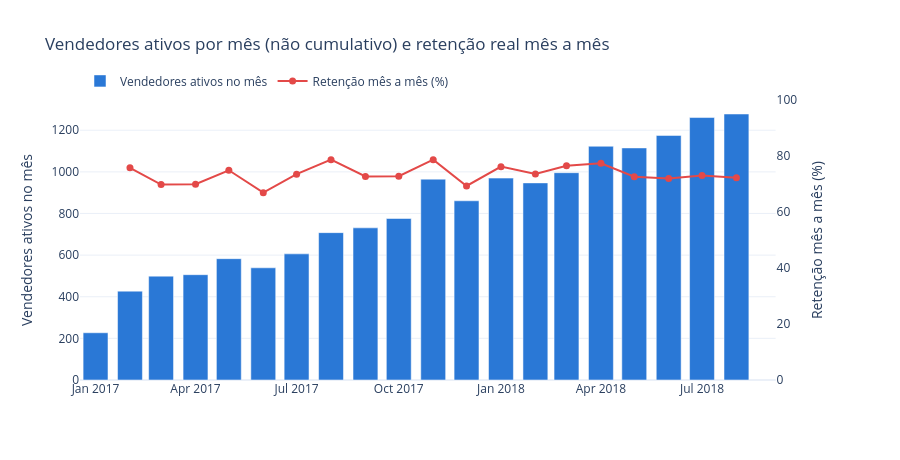

The notebook cell this image was saved under:
### Code cell
fig = make_subplots(specs=[[{'secondary_y': True}]])
fig.add_trace(go.Bar(
    x=list(ativos_no_mes.index), y=ativos_no_mes.values, name='Vendedores ativos no mês',
    marker_color='#2a78d6',
), secondary_y=False)
fig.add_trace(go.Scatter(
    x=tabela_retencao['ano_mes'], y=tabela_retencao['taxa_retencao_pct'], name='Retenção mês a mês (%)',
    mode='lines+markers', line=dict(color='#e34948', width=2), marker=dict(size=7),
), secondary_y=True)
fig.update_yaxes(title_text='Vendedores ativos no mês', secondary_y=False)
fig.update_yaxes(title_text='Retenção mês a mês (%)', range=[0, 100], secondary_y=True, showgrid=False)
fig.update_layout(
    title='Vendedores ativos por mês (não cumulativo) e retenção real mês a mês',
    xaxis_title='', template='plotly_white', height=460,
    legend=dict(orientation='h', y=1.12, x=0), hovermode='x unified',
)
fig.show()

### Figure 1 — Plotly figure (JSON) as saved in the notebook; plotly's stock layout.template omitted (floating-point values rounded to 4 significant figures)
{"data": [{"marker": {"color": "#2a78d6"}, "name": "Vendedores ativos no mês", "type": "bar", "x": ["2017-01", "2017-02", "2017-03", "2017-04", "2017-05", "2017-06", "2017-07", "2017-08", "2017-09", "2017-10", "2017-11", "2017-12", "2018-01", "2018-02", "2018-03", "2018-04", "2018-05", "2018-06", "2018-07", "2018-08"], "xaxis": "x", "y": [227, 427, 499, 506, 583, 539, 606, 708, 731, 776, 965, 861, 970, 947, 996, 1123, 1115, 1175, 1261, 1278], "yaxis": "y"}, {"line": {"color": "#e34948", "width": 2}, "marker": {"size": 7}, "mode": "lines+markers", "name": "Retenção mês a mês (%)", "type": "scatter", "x": ["2017-02", "2017-03", "2017-04", "2017-05", "2017-06", "2017-07", "2017-08", "2017-09", "2017-10", "2017-11", "2017-12", "2018-01", "2018-02", "2018-03", "2018-04", "2018-05", "2018-06", "2018-07", "2018-08"], "xaxis": "x", "y": [75.8, 69.8, 69.9, 74.9, 66.9, 73.5, 78.7, 72.7, 72.8, 78.7, 69.3, 76.2, 73.6, 76.5, 77.4, 72.6, 72, 73, 72.2], "yaxis": "y2"}], "layout": {"height": 460, "hovermode": "x unified", "legend": {"orientation": "h", "x": 0, "y": 1.12}, "title": {"text": "Vendedores ativos por mês (não cumulativo) e retenção real mês a mês"}, "xaxis": {"anchor": "y", "domain": [0, 0.94], "title": {"text": ""}}, "yaxis": {"anchor": "x", "domain": [0, 1], "title": {"text": "Vendedores ativos no mês"}}, "yaxis2": {"anchor": "x", "overlaying": "y", "range": [0, 100], "showgrid": false, "side": "right", "title": {"text": "Retenção mês a mês (%)"}}}}
